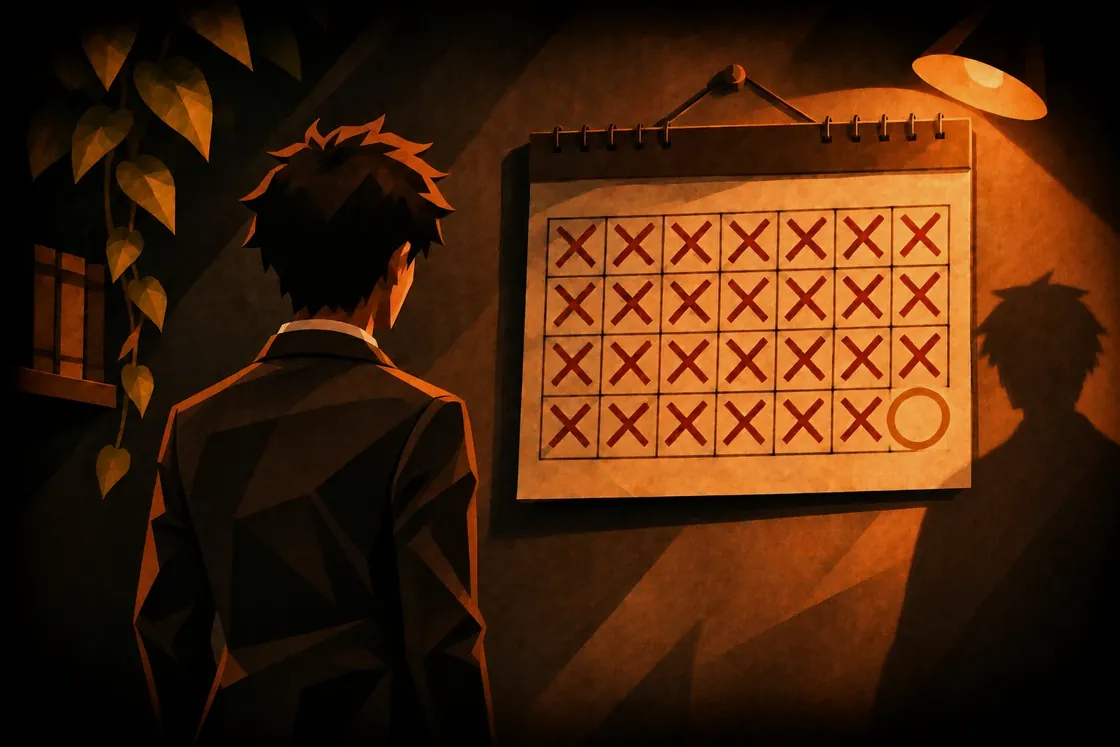
#> input picture assets/escenas/calendario.webp, 1120 x 747 px
$ python igualar-escena.py ../assets/escenas/calendario.webp ../assets/escenas/ciudad.webp ../assets/escenas/ciudad.webp 1.0
#> lines starting #> are read from the running program, lines starting #| are printed output that depends on the picture
# Uso: python3 tests/igualar-escena.py <referencia cuarto original> <imagen de Canva> assets/escenas/<clave>.webp 0.4
# Iguala suavemente los tonos de una escena con la referencia (cuarto) en Lab: solo la media
# de luz y de color, con peso parcial, para no borrar la iluminación propia de cada escena.
import sys, numpy as np
from PIL import Image
M=np.array([[0.4124,0.3576,0.1805],[0.2126,0.7152,0.0722],[0.0193,0.1192,0.9505]]); W=np.array([0.95047,1,1.08883])
def lin(c): return np.where(c<=0.04045,c/12.92,((c+0.055)/1.055)**2.4)
def gam(c): return np.where(c<=0.0031308,12.92*c,1.055*np.clip(c,0,None)**(1/2.4)-0.055)
def f(t): return np.where(t>0.008856,np.cbrt(t),7.787*t+16/116)
def fi(t): return np.where(t>0.20690,t**3,(t-16/116)/7.787)
def tolab(im):
    x=lin(np.asarray(im,float)/255)@M.T/W; fx,fy,fz=f(x[...,0]),f(x[...,1]),f(x[...,2])
    return np.stack([116*fy-16,500*(fx-fy),200*(fy-fz)],-1)
def torgb(l):
    fy=(l[...,0]+16)/116; fx=fy+l[...,1]/500; fz=fy-l[...,2]/200
    x=np.stack([fi(fx),fi(fy),fi(fz)],-1)*W; r=gam(x@np.linalg.inv(M).T)
    return Image.fromarray((np.clip(r,0,1)*255+0.5).astype('uint8'))
ref, src, dst, peso = sys.argv[1], sys.argv[2], sys.argv[3], float(sys.argv[4])
R=tolab(Image.open(ref).convert('RGB')); X=tolab(Image.open(src).convert('RGB'))
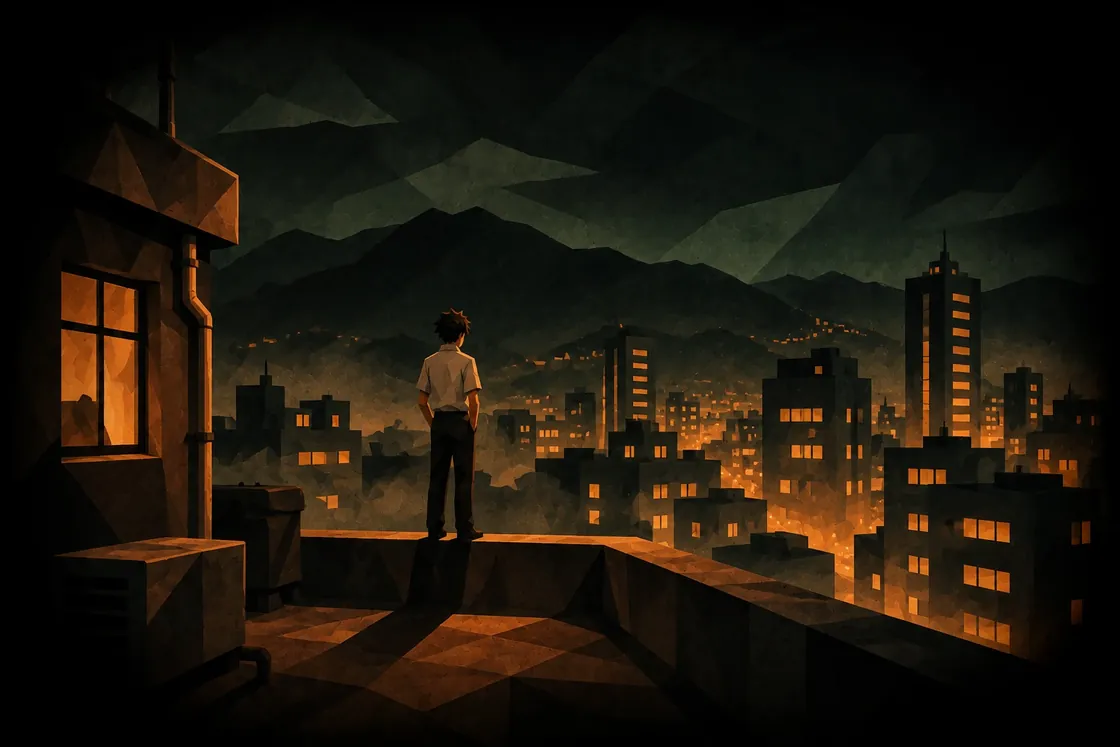
#> input picture assets/escenas/ciudad.webp, 1120 x 747 px
# Los negros (aura y sombras profundas) no se tocan: el ajuste crece con la luz del píxel.
masc=np.clip(X[...,0:1]/35,0,1)
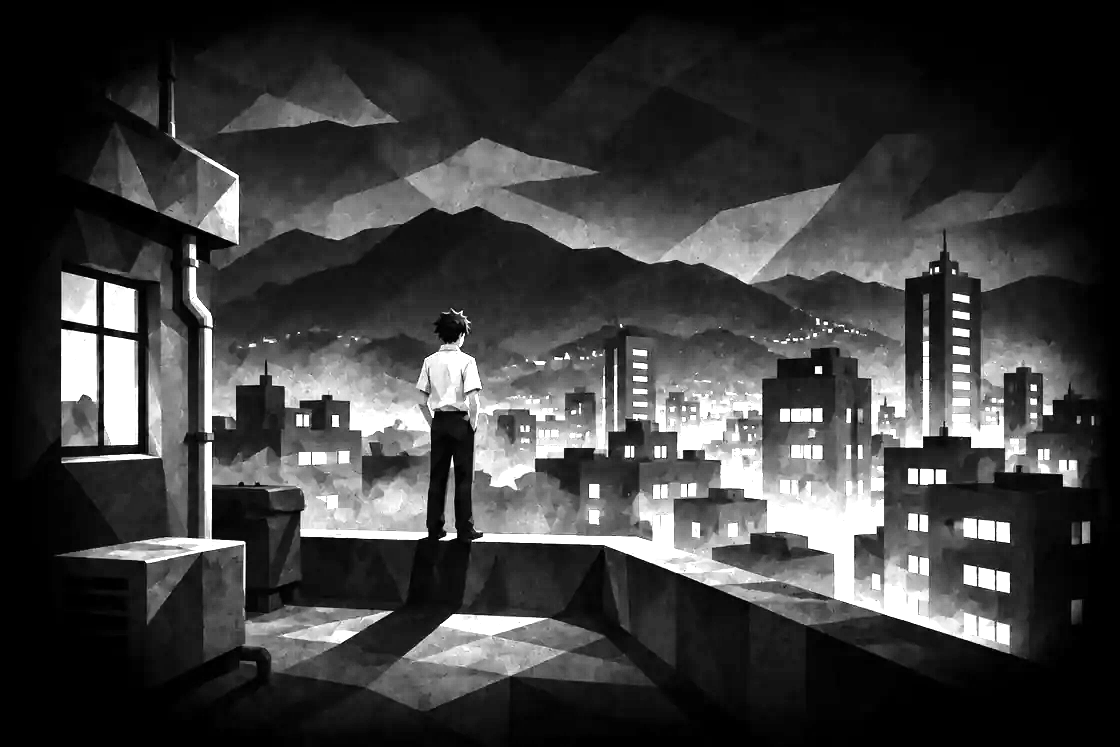
#> masc: shape (747, 1120, 1) float64; min 0, max 1, mean 0.243
X=X+(R.reshape(-1,3).mean(0)-X.reshape(-1,3).mean(0))*peso*masc
out=torgb(X); out=out.resize((1120,round(1120*out.size[1]/out.size[0])),Image.LANCZOS)
#> in torgb, `fx = fy + l[..., 1] / 500`:
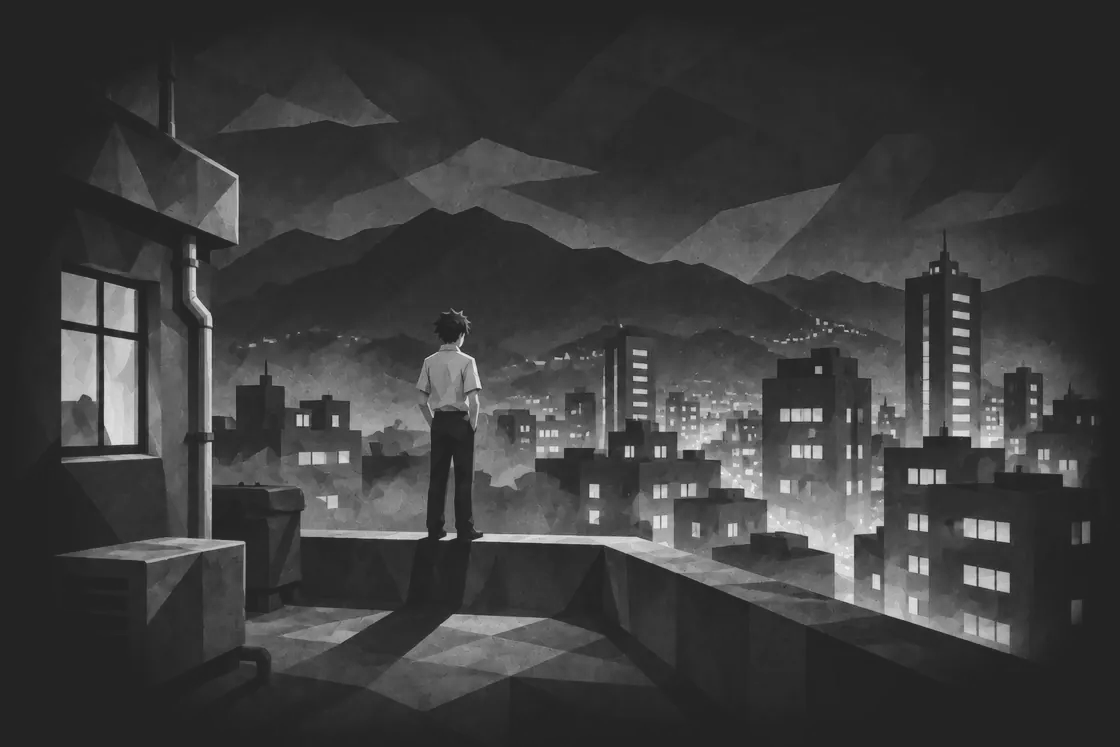
#> fx: shape (747, 1120) float64; min 0.138, max 0.975, mean 0.243
#> in torgb, `x = np.stack([fi(fx), fi(fy), fi(fz)], -1) * W`:
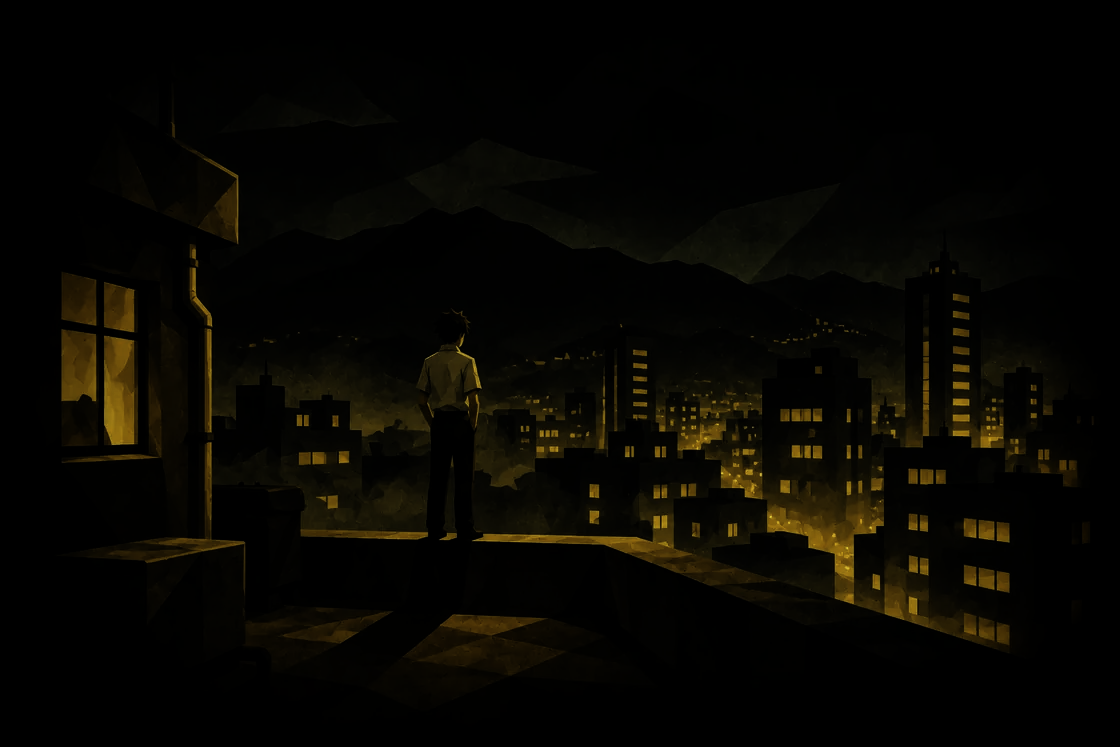
#> x: shape (747, 1120, 3) float64; mean of channels 0, 1, 2 0.0323, 0.0264, 0.00774; drawn as R, G, B
#> in torgb, `return Image.fromarray((np.clip(r,0,1)*255+0.5).astype('uint8'))`:
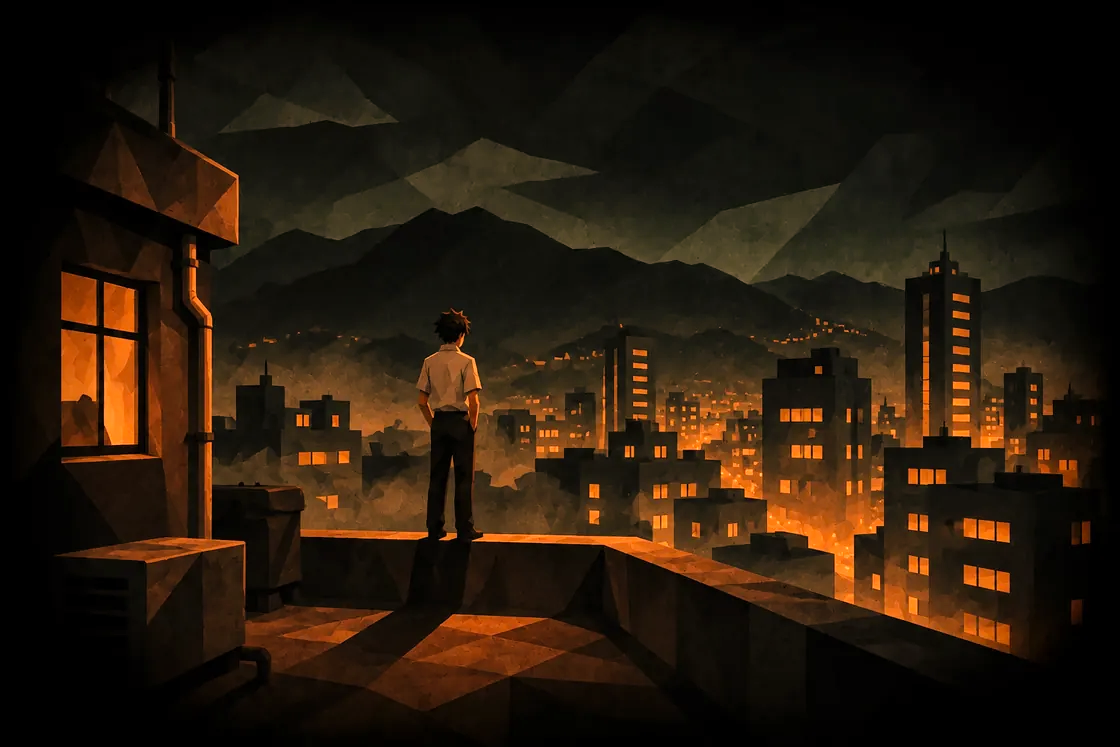
#> returned value: PIL image 1120x747 RGB; mean R, G, B 39.4, 25.4, 11.7
out.save(dst,'WEBP',quality=80,method=6)
